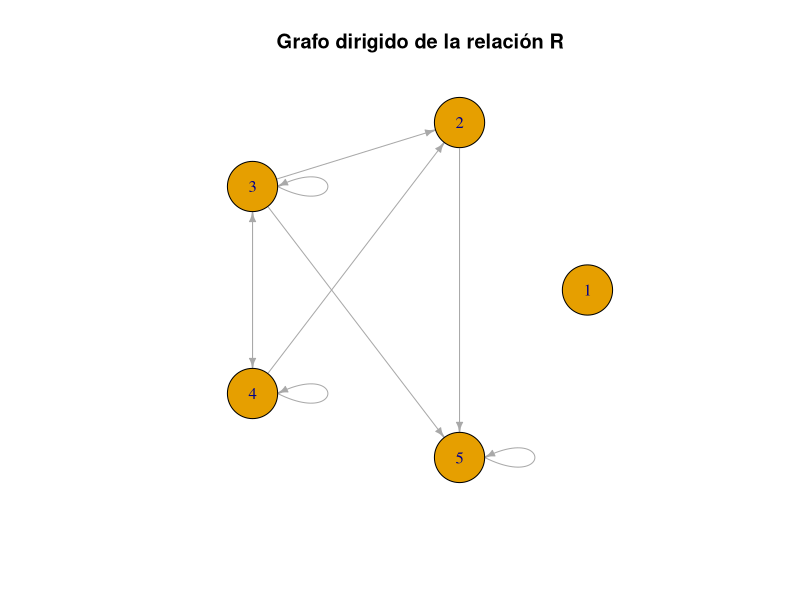

Write R code to recreate this figure.
install.packages("igraph")

library(igraph)

A <- c(1, 2, 3, 4, 5)
B <- A
B <- C

# Definimos las relaciones R y S
R <- read.table(textConnection("
1 1
1 4
1 5
2 1
2 2
2 5
3 2
3 4
4 1
4 3
4 4
4 5
5 1
5 4
5 5
"), col.names = c("from", "to"))

S <- read.table(textConnection("
2 1
2 3
2 4
3 1
3 3
3 4
3 5
4 3
4 4
5 1
5 2
5 3
5 5
"), col.names = c("from", "to"))

print("Relación R:")
print(R)
print("Relación S:")
print(S)

# Calculamos la inversa de S (S^-1)
S_inverse <- S
S_inverse$from <- S$to
S_inverse$to <- S$from

print("Inversa de S (S^-1):")
print(S_inverse)

# Calculamos la composición de R y S (R o S)
R_compose_S <- merge(S, R, by.x = "to", by.y = "from")
# Actualizamos los nombres de las columnas para reflejar los nombres correctos después de la fusión
names(R_compose_S) <- c("key", "from", "to")

print("Composición de R y S (R o S):")
print(R_compose_S)

# Calculamos la intersección de S^-1 y R o S (S^-1 ∩ R o S)
S_inverse_inter_R_compose_S <- merge(S_inverse, R_compose_S, by = c("from", "to"))

print("Intersección de S^-1 y R o S (S^-1 ∩ R o S):")
print(S_inverse_inter_R_compose_S)

# Creamos una matriz booleana de 5x5 para representar la intersección
matrix_size <- 5
M <- matrix(0, nrow = matrix_size, ncol = matrix_size)
for (row in 1:nrow(S_inverse_inter_R_compose_S)) {
  M[S_inverse_inter_R_compose_S[row, "from"], S_inverse_inter_R_compose_S[row, "to"]] <- 1
}

print("Matriz booleana de la intersección (S^-1 ∩ R o S):")
print(M)

# Creamos el grafo dirigido de la matriz
g <- graph_from_adjacency_matrix(M, mode="directed", diag=TRUE)

# Mostrar el grafo
plot(g, layout=layout_in_circle, vertex.size=30, vertex.label=c(1:length(A)), 
     edge.arrow.size=0.5, main="Grafo dirigido de la relación R")
